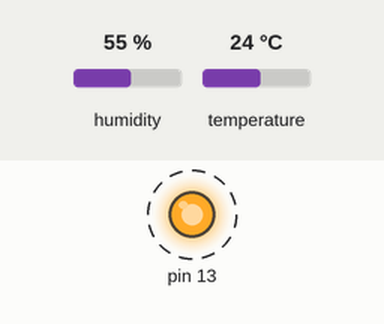
The sketch below on a simulated Arduino Uno, built with avr-gcc and run on an emulated ATmega328P. On the bench: output pins drawn as LEDs (lit = HIGH). Dashed ring = blinking. The test bench sets the inputs (shaded band); at power-on: humidity 55 %, temperature 24 °C. What the sketch prints to the serial monitor is not drawn.

Above: at 0.5 s.
Timing chart, 0 to 4.6 s (numbered marks = the images above):
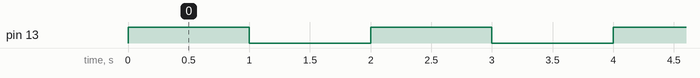

Measured:
- by itself, pin 13: alternates HIGH for 1.0 s and LOW for 1.0 s

The sketch:

TempMonitor.ino
```cpp
#include <DHT.h>
#define DHTPIN 4
#define DHTTYPE DHT11 //dht11

DHT dht(DHTPIN, DHTTYPE);

//counter set up and Test proceedures.

int counter = 0;

void setup() {
  // put your setup code here, to run once:
  Serial.begin(9600);
  pinMode(13, OUTPUT);
  //pinMode(2, INPUT);
  dht.begin();
}

void loop() {
  //counter will normally be < 30
  if (counter < 30) {
    //this counter flashes the LED so we can see that the sketch is running
    digitalWrite(13, HIGH);
    delay(1000);
    digitalWrite(13, LOW);
    delay(1000);
    //counter increments for 1 minute (1 sec + 1 sec * 30 = 60 secs)
    counter++;
  }
  else {
    //once we get to about a minute lets print out the temp.
    int f = dht.readTemperature(true);
    String fForPub = String(f);
      if (fForPub.equals("nan")){
         //do not print it!
      }
      else Serial.println(f);

    // reset the counter
    counter = 0;

  }

}
```
